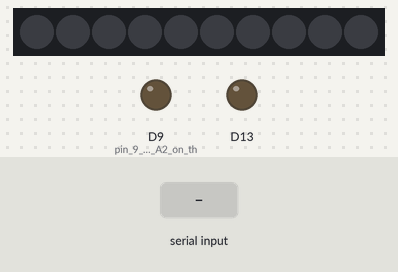
A sketch run on a simulated Adafruit Circuit Playground Express. On the bench: 10 RGB LEDs in strip order, left to right, output pins drawn as LEDs (lit = HIGH). The test bench sets the inputs (shaded band). What the sketch prints to the serial monitor is not drawn.

Above: at 1.2 s.
1.3 s: byte 30 received over Serial
At 1.7 s:
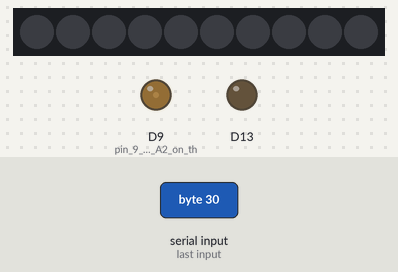
2.8 s: byte 90 received over Serial
At 4.0 s:
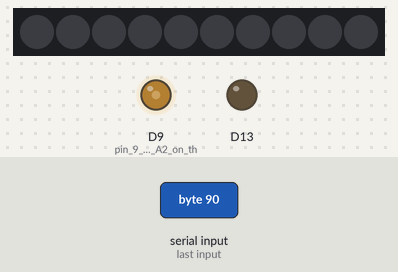
4.3 s: byte 120 received over Serial
At 5.2 s:
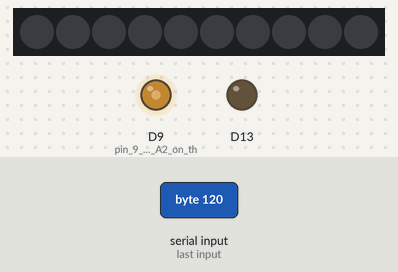
Timing chart, 0 to 7.3 s (numbered marks = the images above; inputs shaded):
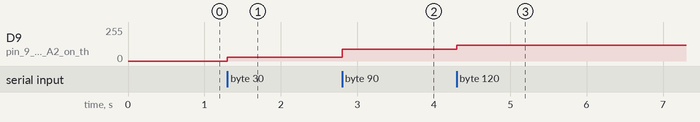

The sketch:

Output_p5_LED.ino
```cpp
#include <Adafruit_CircuitPlayground.h>

void setup() {
  CircuitPlayground.begin();
  Serial.begin(9600);  // initialize serial communications
  pinMode(9, OUTPUT);  // pin 9 is labeled A2 on the board. Connect an LED to GND and A2
}

//Circuit Playground Express Analog Pins A0-A7 - refer to pinout sheet

void loop() {
  if (Serial.available() > 0) { // if there's serial data available
    int inByte = Serial.read();   // read it
    Serial.write(inByte);         // send it back out as raw binary data
   analogWrite(9, inByte);       // use it to set the LED brightness
    // if you're using a speaker instead of an LED, uncomment line below  and comment out the previous line:
   // tone(A0, inByte*10);     // play tone on pin A0 (Circuit Playground Speaker)
  }
}
```

Measured:
- after the input at 1.3 s, D9 (pin_9_is_labeled_A2_on_th): 0/255 → 30/255 at once
- after the input at 2.8 s, D9 (pin_9_is_labeled_A2_on_th): 30/255 → 90/255 at once
- after the input at 4.3 s, D9 (pin_9_is_labeled_A2_on_th): 90/255 → 120/255 at once
